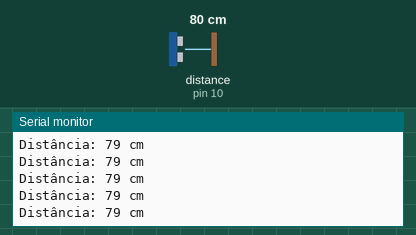
This sketch was run on a simulated Arduino Uno, built with avr-gcc and run on an emulated ATmega328P. Parts: the last lines printed to the serial monitor. Wiring (inferred from the names in the program): ultrasonic range finder: trigger pin 9; echo pin 10. The test bench sets the inputs (shaded band); at power-on: distance to the obstacle (sensor on pin 10) 80 cm. The echo pulse lasts 58.3 µs per cm.

Above: at 1.2 s.
1.3 s: distance to the obstacle (sensor on pin 10) set to 2 cm
At 1.38 s:
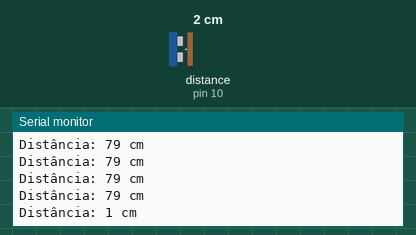
4.3 s: distance to the obstacle (sensor on pin 10) set to 250 cm
At 4.41 s:
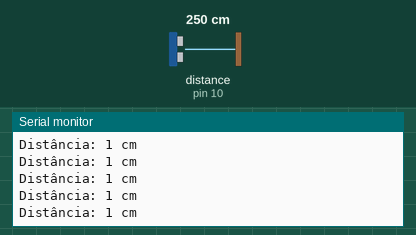
Timing chart, 0 to 7.3 s (numbered marks = the images above; inputs shaded):
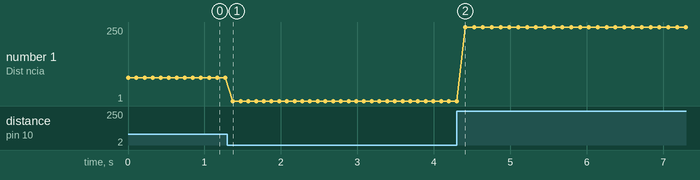

Measured:
- after the input at 1.3 s, the serial monitor: prints a new line after 0.07 s (image 1)
- plotted number 1: 79 → 1 after the input at 1.3 s, 1 → 250 after the input at 4.3 s

The sketch:

HC-SR04.ino
```cpp
#define TRIGGER_PIN 9 // Define o pino do trigger
#define ECHO_PIN 10 // Define o pino do echo

void setup() {
  Serial.begin(9600); // Inicia a comunicação serial
  pinMode(TRIGGER_PIN, OUTPUT); // Define o pino do trigger como saída
  pinMode(ECHO_PIN, INPUT); // Define o pino do echo como entrada
}

void loop() {
  digitalWrite(TRIGGER_PIN, LOW);
  delayMicroseconds(2);
  digitalWrite(TRIGGER_PIN, HIGH);
  delayMicroseconds(10);
  digitalWrite(TRIGGER_PIN, LOW);

  long duration = pulseIn(ECHO_PIN, HIGH); // Lê o tempo do sinal de eco
  long distance = (duration/2) / 29.1; // Converte o tempo em distância

  Serial.print("Distância: ");
  Serial.print(distance);
  Serial.println(" cm"); // Imprime a distância
  delay(100); // Aguarda 100 milissegundos
}
```
